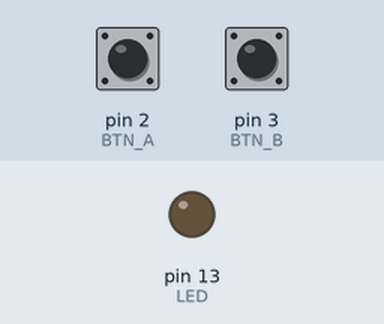
Recording of a sketch running on a simulated Arduino Uno, built with avr-gcc and run on an emulated ATmega328P. On the bench: output pins drawn as LEDs (lit = HIGH). The test bench sets the inputs (shaded band); at power-on: pin 2 (BTN_A) LOW, pin 3 (BTN_B) LOW.

Above: at 1.2 s.
1.3 s: pin 2 (BTN_A) pulled HIGH for 0.15 s
At 1.37 s:
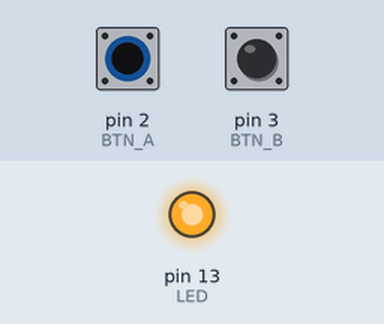
2.9 s: pin 2 (BTN_A) pulled HIGH for 3.2 s
At 6.7 s:
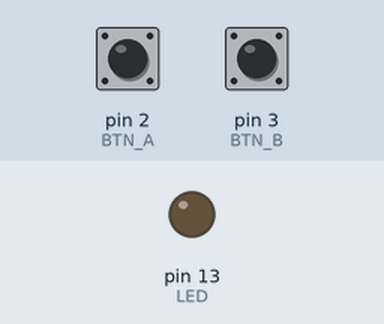
7.6 s: pin 3 (BTN_B) pulled HIGH for 3.2 s
At 7.9 s:
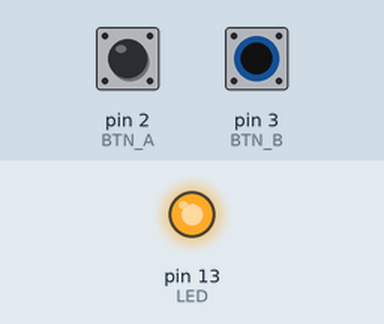
Timing chart, 0 to 12.3 s (numbered marks = the images above; inputs shaded):
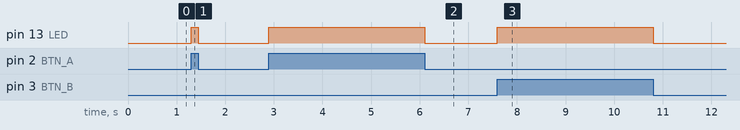

The sketch:

UNO_R3_LogicGates_OR_00.ino
```cpp
// GERBANG OR
// LED menyala jika Button A ATAU Button B ditekan (salah satu saja cukup)

const int BTN_A = 2;
const int BTN_B = 3;
const int LED   = 13;

void setup() {
  pinMode(BTN_A, INPUT);
  pinMode(BTN_B, INPUT);
  pinMode(LED, OUTPUT);
}

void loop() {
  bool A = digitalRead(BTN_A);
  bool B = digitalRead(BTN_B);

  // OR → salah satu bernilai 1 sudah cukup
  bool C = A || B;

  digitalWrite(LED, C);
}
```

Measured:
- after the input at 1.3 s, pin 13 (LED): LOW → HIGH at once, → LOW 0.15 s later
- after the input at 2.9 s, pin 13 (LED): LOW → HIGH at once, → LOW 3.2 s later
- after the input at 7.6 s, pin 13 (LED): LOW → HIGH at once, → LOW 3.2 s later
